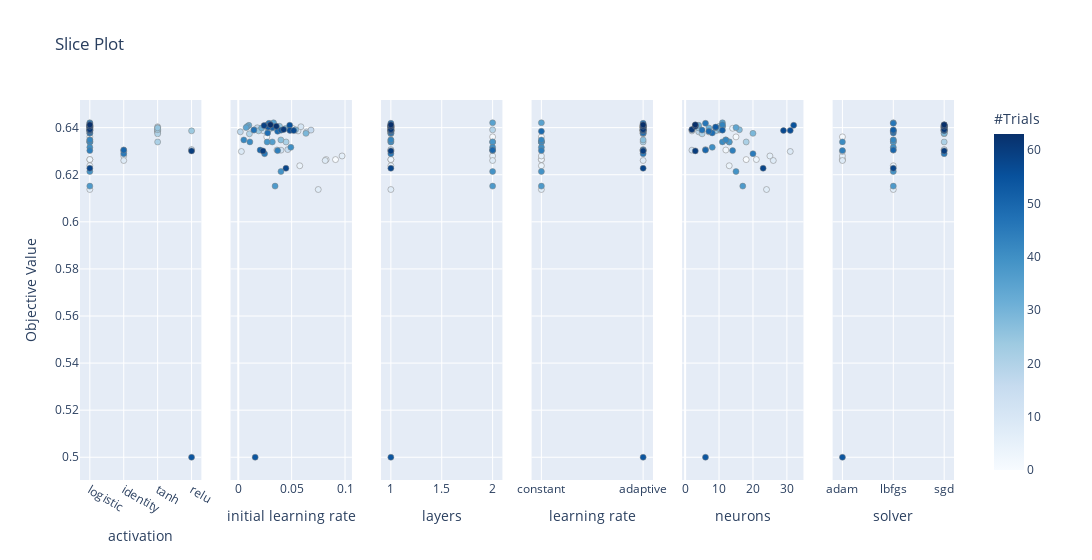

Write notebook code for a chart like this one.
### Code cell
optuna.visualization.plot_slice(study_0)

### Figure 1 — Plotly figure (JSON) as saved in the notebook; plotly's stock layout.template omitted (floating-point values rounded to 4 significant figures)
{"data": [{"marker": {"color": [0, 1, 2, 3, 4, 5, 6, 7, 8, 9, 10, 11, 12, 13, 14, 15, 16, 17, 18, 19, 20, 21, 22, 23, 24, 25, 26, 27, 28, 29, 30, 31, 32, 33, 34, 35, 36, 37, 38, 39, 40, 41, 42, 43, 44, 45, 46, 47, 48, 49, 50, 51, 52, 53, 54, 55, 56, 57, 58, 59, 60, 61, 62, 63], "colorbar": {"title": {"text": "#Trials"}, "x": 1, "xpad": 40}, "colorscale": [[0, "rgb(247,251,255)"], [0.125, "rgb(222,235,247)"], [0.25, "rgb(198,219,239)"], [0.375, "rgb(158,202,225)"], [0.5, "rgb(107,174,214)"], [0.625, "rgb(66,146,198)"], [0.75, "rgb(33,113,181)"], [0.875, "rgb(8,81,156)"], [1, "rgb(8,48,107)"]], "line": {"color": "Grey", "width": 0.5}, "showscale": true}, "mode": "markers", "showlegend": false, "type": "scatter", "x": ["logistic", "logistic", "identity", "logistic", "logistic", "logistic", "identity", "logistic", "identity", "identity", "tanh", "tanh", "relu", "tanh", "tanh", "relu", "tanh", "tanh", "tanh", "tanh", "tanh", "tanh", "logistic", "tanh", "relu", "tanh", "logistic", "logistic", "logistic", "logistic", "logistic", "logistic", "logistic", "logistic", "logistic", "logistic", "logistic", "logistic", "logistic", "logistic", "logistic", "logistic", "logistic", "logistic", "logistic", "identity", "logistic", "logistic", "logistic", "logistic", "identity", "logistic", "logistic", "logistic", "relu", "logistic", "logistic", "logistic", "logistic", "logistic", "relu", "logistic", "logistic", "logistic"], "xaxis": "x", "y": [0.6264, 0.6361, 0.6305, 0.6265, 0.6238, 0.6397, 0.628, 0.6137, 0.626, 0.6299, 0.6386, 0.6404, 0.6304, 0.6382, 0.6387, 0.6307, 0.639, 0.64, 0.6382, 0.6391, 0.6374, 0.6339, 0.6405, 0.6392, 0.6386, 0.6399, 0.6406, 0.6348, 0.6391, 0.6376, 0.6396, 0.6399, 0.641, 0.6405, 0.64, 0.6421, 0.6339, 0.6152, 0.6339, 0.6214, 0.6316, 0.6339, 0.6348, 0.6412, 0.6302, 0.6289, 0.6419, 0.639, 0.6378, 0.6384, 0.6305, 0.6401, 0.6389, 0.6402, 0.5, 0.641, 0.6388, 0.6388, 0.6227, 0.6409, 0.6301, 0.6392, 0.6406, 0.6412], "yaxis": "y"}, {"marker": {"color": [0, 1, 2, 3, 4, 5, 6, 7, 8, 9, 10, 11, 12, 13, 14, 15, 16, 17, 18, 19, 20, 21, 22, 23, 24, 25, 26, 27, 28, 29, 30, 31, 32, 33, 34, 35, 36, 37, 38, 39, 40, 41, 42, 43, 44, 45, 46, 47, 48, 49, 50, 51, 52, 53, 54, 55, 56, 57, 58, 59, 60, 61, 62, 63], "colorbar": {"title": {"text": "#Trials"}, "x": 1, "xpad": 40}, "colorscale": [[0, "rgb(247,251,255)"], [0.125, "rgb(222,235,247)"], [0.25, "rgb(198,219,239)"], [0.375, "rgb(158,202,225)"], [0.5, "rgb(107,174,214)"], [0.625, "rgb(66,146,198)"], [0.75, "rgb(33,113,181)"], [0.875, "rgb(8,81,156)"], [1, "rgb(8,48,107)"]], "line": {"color": "Grey", "width": 0.5}, "showscale": false}, "mode": "markers", "showlegend": false, "type": "scatter", "x": [0.09109, 0.02672, 0.03622, 0.08231, 0.05759, 0.05073, 0.09725, 0.07493, 0.08144, 0.002922, 0.05601, 0.05868, 0.04004, 0.06397, 0.02346, 0.04641, 0.06814, 0.01784, 0.00195, 0.01482, 0.01043, 0.04479, 0.03245, 0.02866, 0.01908, 0.03232, 0.03864, 0.0399, 0.05367, 0.0634, 0.04409, 0.02191, 0.009951, 0.008409, 0.007363, 0.03307, 0.03191, 0.0345, 0.02704, 0.04, 0.04927, 0.01085, 0.005196, 0.02733, 0.03687, 0.02466, 0.02878, 0.01465, 0.02753, 0.03687, 0.0205, 0.03191, 0.04004, 0.02804, 0.01583, 0.04818, 0.04841, 0.05195, 0.04466, 0.02419, 0.02315, 0.0425, 0.03566, 0.03016], "xaxis": "x2", "y": [0.6264, 0.6361, 0.6305, 0.6265, 0.6238, 0.6397, 0.628, 0.6137, 0.626, 0.6299, 0.6386, 0.6404, 0.6304, 0.6382, 0.6387, 0.6307, 0.639, 0.64, 0.6382, 0.6391, 0.6374, 0.6339, 0.6405, 0.6392, 0.6386, 0.6399, 0.6406, 0.6348, 0.6391, 0.6376, 0.6396, 0.6399, 0.641, 0.6405, 0.64, 0.6421, 0.6339, 0.6152, 0.6339, 0.6214, 0.6316, 0.6339, 0.6348, 0.6412, 0.6302, 0.6289, 0.6419, 0.639, 0.6378, 0.6384, 0.6305, 0.6401, 0.6389, 0.6402, 0.5, 0.641, 0.6388, 0.6388, 0.6227, 0.6409, 0.6301, 0.6392, 0.6406, 0.6412], "yaxis": "y2"}, {"marker": {"color": [0, 1, 2, 3, 4, 5, 6, 7, 8, 9, 10, 11, 12, 13, 14, 15, 16, 17, 18, 19, 20, 21, 22, 23, 24, 25, 26, 27, 28, 29, 30, 31, 32, 33, 34, 35, 36, 37, 38, 39, 40, 41, 42, 43, 44, 45, 46, 47, 48, 49, 50, 51, 52, 53, 54, 55, 56, 57, 58, 59, 60, 61, 62, 63], "colorbar": {"title": {"text": "#Trials"}, "x": 1, "xpad": 40}, "colorscale": [[0, "rgb(247,251,255)"], [0.125, "rgb(222,235,247)"], [0.25, "rgb(198,219,239)"], [0.375, "rgb(158,202,225)"], [0.5, "rgb(107,174,214)"], [0.625, "rgb(66,146,198)"], [0.75, "rgb(33,113,181)"], [0.875, "rgb(8,81,156)"], [1, "rgb(8,48,107)"]], "line": {"color": "Grey", "width": 0.5}, "showscale": false}, "mode": "markers", "showlegend": false, "type": "scatter", "x": [1, 2, 2, 1, 1, 1, 2, 1, 2, 1, 1, 1, 1, 1, 1, 1, 1, 1, 1, 2, 1, 1, 1, 1, 1, 1, 1, 1, 1, 1, 1, 1, 1, 1, 1, 2, 2, 2, 2, 2, 2, 1, 1, 1, 2, 1, 1, 1, 1, 1, 2, 1, 1, 1, 1, 1, 1, 1, 1, 1, 1, 1, 1, 1], "xaxis": "x3", "y": [0.6264, 0.6361, 0.6305, 0.6265, 0.6238, 0.6397, 0.628, 0.6137, 0.626, 0.6299, 0.6386, 0.6404, 0.6304, 0.6382, 0.6387, 0.6307, 0.639, 0.64, 0.6382, 0.6391, 0.6374, 0.6339, 0.6405, 0.6392, 0.6386, 0.6399, 0.6406, 0.6348, 0.6391, 0.6376, 0.6396, 0.6399, 0.641, 0.6405, 0.64, 0.6421, 0.6339, 0.6152, 0.6339, 0.6214, 0.6316, 0.6339, 0.6348, 0.6412, 0.6302, 0.6289, 0.6419, 0.639, 0.6378, 0.6384, 0.6305, 0.6401, 0.6389, 0.6402, 0.5, 0.641, 0.6388, 0.6388, 0.6227, 0.6409, 0.6301, 0.6392, 0.6406, 0.6412], "yaxis": "y3"}, {"marker": {"color": [0, 1, 2, 3, 4, 5, 6, 7, 8, 9, 10, 11, 12, 13, 14, 15, 16, 17, 18, 19, 20, 21, 22, 23, 24, 25, 26, 27, 28, 29, 30, 31, 32, 33, 34, 35, 36, 37, 38, 39, 40, 41, 42, 43, 44, 45, 46, 47, 48, 49, 50, 51, 52, 53, 54, 55, 56, 57, 58, 59, 60, 61, 62, 63], "colorbar": {"title": {"text": "#Trials"}, "x": 1, "xpad": 40}, "colorscale": [[0, "rgb(247,251,255)"], [0.125, "rgb(222,235,247)"], [0.25, "rgb(198,219,239)"], [0.375, "rgb(158,202,225)"], [0.5, "rgb(107,174,214)"], [0.625, "rgb(66,146,198)"], [0.75, "rgb(33,113,181)"], [0.875, "rgb(8,81,156)"], [1, "rgb(8,48,107)"]], "line": {"color": "Grey", "width": 0.5}, "showscale": false}, "mode": "markers", "showlegend": false, "type": "scatter", "x": ["constant", "constant", "adaptive", "constant", "constant", "adaptive", "constant", "constant", "adaptive", "adaptive", "adaptive", "adaptive", "adaptive", "adaptive", "adaptive", "adaptive", "adaptive", "adaptive", "adaptive", "adaptive", "adaptive", "adaptive", "adaptive", "adaptive", "adaptive", "adaptive", "adaptive", "adaptive", "adaptive", "adaptive", "adaptive", "adaptive", "adaptive", "adaptive", "adaptive", "constant", "constant", "constant", "constant", "constant", "constant", "constant", "constant", "adaptive", "constant", "adaptive", "adaptive", "adaptive", "adaptive", "constant", "adaptive", "adaptive", "adaptive", "adaptive", "adaptive", "adaptive", "adaptive", "adaptive", "adaptive", "adaptive", "adaptive", "adaptive", "adaptive", "adaptive"], "xaxis": "x4", "y": [0.6264, 0.6361, 0.6305, 0.6265, 0.6238, 0.6397, 0.628, 0.6137, 0.626, 0.6299, 0.6386, 0.6404, 0.6304, 0.6382, 0.6387, 0.6307, 0.639, 0.64, 0.6382, 0.6391, 0.6374, 0.6339, 0.6405, 0.6392, 0.6386, 0.6399, 0.6406, 0.6348, 0.6391, 0.6376, 0.6396, 0.6399, 0.641, 0.6405, 0.64, 0.6421, 0.6339, 0.6152, 0.6339, 0.6214, 0.6316, 0.6339, 0.6348, 0.6412, 0.6302, 0.6289, 0.6419, 0.639, 0.6378, 0.6384, 0.6305, 0.6401, 0.6389, 0.6402, 0.5, 0.641, 0.6388, 0.6388, 0.6227, 0.6409, 0.6301, 0.6392, 0.6406, 0.6412], "yaxis": "y4"}, {"marker": {"color": [0, 1, 2, 3, 4, 5, 6, 7, 8, 9, 10, 11, 12, 13, 14, 15, 16, 17, 18, 19, 20, 21, 22, 23, 24, 25, 26, 27, 28, 29, 30, 31, 32, 33, 34, 35, 36, 37, 38, 39, 40, 41, 42, 43, 44, 45, 46, 47, 48, 49, 50, 51, 52, 53, 54, 55, 56, 57, 58, 59, 60, 61, 62, 63], "colorbar": {"title": {"text": "#Trials"}, "x": 1, "xpad": 40}, "colorscale": [[0, "rgb(247,251,255)"], [0.125, "rgb(222,235,247)"], [0.25, "rgb(198,219,239)"], [0.375, "rgb(158,202,225)"], [0.5, "rgb(107,174,214)"], [0.625, "rgb(66,146,198)"], [0.75, "rgb(33,113,181)"], [0.875, "rgb(8,81,156)"], [1, "rgb(8,48,107)"]], "line": {"color": "Grey", "width": 0.5}, "showscale": false}, "mode": "markers", "showlegend": false, "type": "scatter", "x": [18, 15, 12, 21, 13, 14, 25, 24, 26, 31, 2, 3, 2, 7, 8, 6, 10, 4, 4, 2, 5, 18, 10, 10, 9, 4, 11, 12, 16, 20, 10, 7, 4, 11, 15, 11, 13, 17, 13, 15, 8, 11, 12, 11, 14, 20, 6, 5, 8, 7, 6, 9, 11, 9, 6, 32, 31, 29, 23, 3, 3, 2, 3, 3], "xaxis": "x5", "y": [0.6264, 0.6361, 0.6305, 0.6265, 0.6238, 0.6397, 0.628, 0.6137, 0.626, 0.6299, 0.6386, 0.6404, 0.6304, 0.6382, 0.6387, 0.6307, 0.639, 0.64, 0.6382, 0.6391, 0.6374, 0.6339, 0.6405, 0.6392, 0.6386, 0.6399, 0.6406, 0.6348, 0.6391, 0.6376, 0.6396, 0.6399, 0.641, 0.6405, 0.64, 0.6421, 0.6339, 0.6152, 0.6339, 0.6214, 0.6316, 0.6339, 0.6348, 0.6412, 0.6302, 0.6289, 0.6419, 0.639, 0.6378, 0.6384, 0.6305, 0.6401, 0.6389, 0.6402, 0.5, 0.641, 0.6388, 0.6388, 0.6227, 0.6409, 0.6301, 0.6392, 0.6406, 0.6412], "yaxis": "y5"}, {"marker": {"color": [0, 1, 2, 3, 4, 5, 6, 7, 8, 9, 10, 11, 12, 13, 14, 15, 16, 17, 18, 19, 20, 21, 22, 23, 24, 25, 26, 27, 28, 29, 30, 31, 32, 33, 34, 35, 36, 37, 38, 39, 40, 41, 42, 43, 44, 45, 46, 47, 48, 49, 50, 51, 52, 53, 54, 55, 56, 57, 58, 59, 60, 61, 62, 63], "colorbar": {"title": {"text": "#Trials"}, "x": 1, "xpad": 40}, "colorscale": [[0, "rgb(247,251,255)"], [0.125, "rgb(222,235,247)"], [0.25, "rgb(198,219,239)"], [0.375, "rgb(158,202,225)"], [0.5, "rgb(107,174,214)"], [0.625, "rgb(66,146,198)"], [0.75, "rgb(33,113,181)"], [0.875, "rgb(8,81,156)"], [1, "rgb(8,48,107)"]], "line": {"color": "Grey", "width": 0.5}, "showscale": false}, "mode": "markers", "showlegend": false, "type": "scatter", "x": ["adam", "adam", "lbfgs", "adam", "lbfgs", "sgd", "adam", "lbfgs", "adam", "adam", "sgd", "sgd", "sgd", "sgd", "sgd", "sgd", "sgd", "sgd", "sgd", "sgd", "sgd", "sgd", "sgd", "sgd", "sgd", "sgd", "sgd", "lbfgs", "sgd", "sgd", "sgd", "sgd", "sgd", "sgd", "sgd", "lbfgs", "lbfgs", "lbfgs", "lbfgs", "lbfgs", "lbfgs", "adam", "lbfgs", "sgd", "adam", "sgd", "lbfgs", "lbfgs", "lbfgs", "lbfgs", "lbfgs", "sgd", "lbfgs", "sgd", "adam", "sgd", "sgd", "sgd", "lbfgs", "sgd", "sgd", "sgd", "sgd", "sgd"], "xaxis": "x6", "y": [0.6264, 0.6361, 0.6305, 0.6265, 0.6238, 0.6397, 0.628, 0.6137, 0.626, 0.6299, 0.6386, 0.6404, 0.6304, 0.6382, 0.6387, 0.6307, 0.639, 0.64, 0.6382, 0.6391, 0.6374, 0.6339, 0.6405, 0.6392, 0.6386, 0.6399, 0.6406, 0.6348, 0.6391, 0.6376, 0.6396, 0.6399, 0.641, 0.6405, 0.64, 0.6421, 0.6339, 0.6152, 0.6339, 0.6214, 0.6316, 0.6339, 0.6348, 0.6412, 0.6302, 0.6289, 0.6419, 0.639, 0.6378, 0.6384, 0.6305, 0.6401, 0.6389, 0.6402, 0.5, 0.641, 0.6388, 0.6388, 0.6227, 0.6409, 0.6301, 0.6392, 0.6406, 0.6412], "yaxis": "y6"}], "layout": {"title": {"text": "Slice Plot"}, "width": 1800, "xaxis": {"anchor": "y", "domain": [0, 0.1389], "title": {"text": "activation"}}, "xaxis2": {"anchor": "y2", "domain": [0.1722, 0.3111], "title": {"text": "initial learning rate"}}, "xaxis3": {"anchor": "y3", "domain": [0.3444, 0.4833], "title": {"text": "layers"}}, "xaxis4": {"anchor": "y4", "domain": [0.5167, 0.6556], "title": {"text": "learning rate"}}, "xaxis5": {"anchor": "y5", "domain": [0.6889, 0.8278], "title": {"text": "neurons"}}, "xaxis6": {"anchor": "y6", "domain": [0.8611, 1], "title": {"text": "solver"}}, "yaxis": {"anchor": "x", "domain": [0, 1], "title": {"text": "Objective Value"}}, "yaxis2": {"anchor": "x2", "domain": [0, 1], "matches": "y", "showticklabels": false}, "yaxis3": {"anchor": "x3", "domain": [0, 1], "matches": "y", "showticklabels": false}, "yaxis4": {"anchor": "x4", "domain": [0, 1], "matches": "y", "showticklabels": false}, "yaxis5": {"anchor": "x5", "domain": [0, 1], "matches": "y", "showticklabels": false}, "yaxis6": {"anchor": "x6", "domain": [0, 1], "matches": "y", "showticklabels": false}}}
